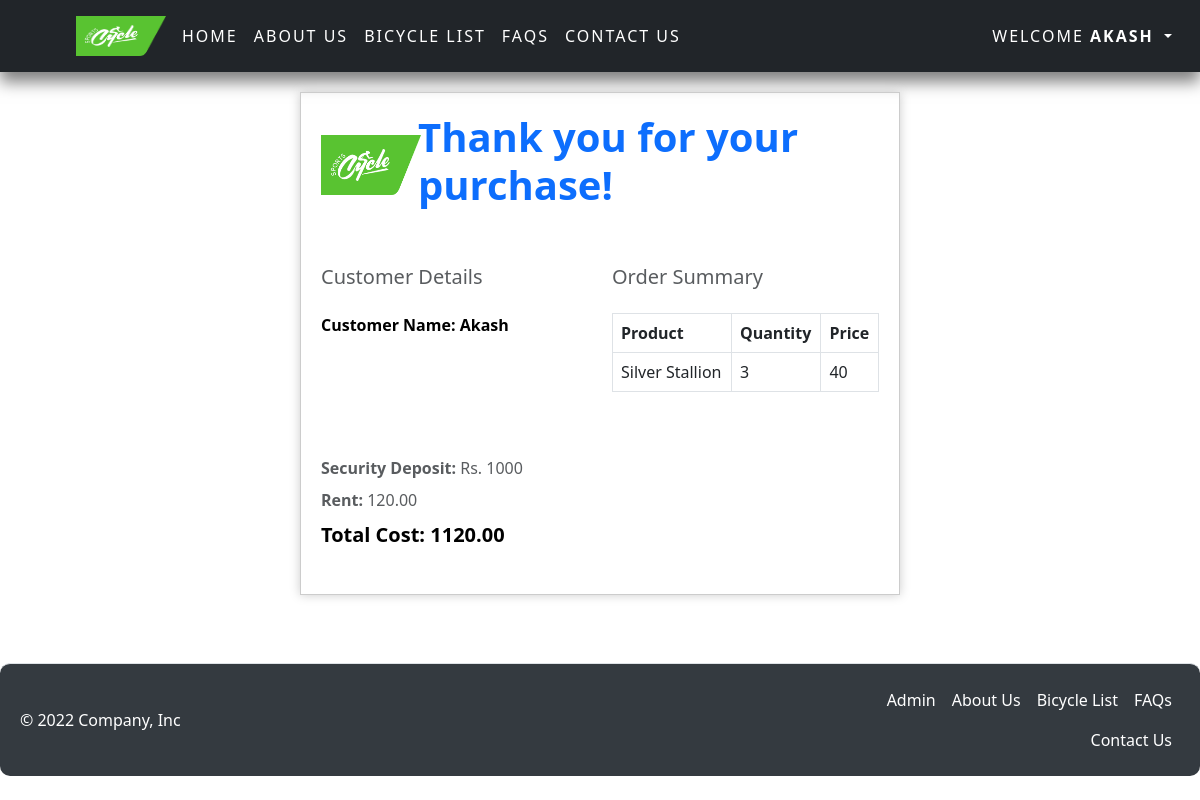
Screenshot of /invoice/ (signed in) with the database file from the repository.
### app1/models.py (models this page shows, shortened)
class CartItem(models.Model):
    cart = models.ForeignKey(Cart, on_delete=models.CASCADE)
    product = models.ForeignKey(Product, on_delete=models.CASCADE)
    quantity = models.PositiveIntegerField(default=1)
    price = models.DecimalField(max_digits=10, decimal_places=2, default=0)
    image = models.ImageField(upload_to='images/', null=True, blank=True)

class Product(models.Model):
    product_id = models.AutoField(primary_key=True)
    slug = models.SlugField(unique=True, null=True, blank=True)
    product_name = models.CharField(max_length=50)
    product_price = models.IntegerField()
    product_quantity = models.IntegerField()
    image = models.ImageField(upload_to="media")

### app1/views.py (the view)
# urls.py: path('invoice/', views.invoice, name='inovice'),
def invoice(request):
    cart_items = CartItem.objects.filter(cart__user=request.user)
    total_price = sum(item.product.product_price *
                      item.quantity for item in cart_items)
    total_price = Decimal(total_price).quantize(Decimal('.01'))
    total_price_security = calculate_total_price(cart_items) + 1000
    context = {
        'total_price': total_price,
        'total_price_security': total_price_security,
        'items': cart_items,
    }
    return render(request, 'invoice.html', context)

### app1/views.py (called while the page is built)
def calculate_total_price(cart_items):
    total_price = sum(item.product.product_price *
                      item.quantity for item in cart_items)
    total_price = Decimal(total_price).quantize(Decimal('.01'))
    return total_price

### templates/invoice.html (shortened to what this page needs)
<head>
 </head>
{% extends 'base.html' %}
{% block content %}
{% load static %}
<link rel="stylesheet" href="{% static 'css/invoice.css' %}">
<section class="pb-4">
  <div class="custom-container">
    <div class="row align-items-center mb-5">
      <div class="col-md-2">
        <img
          src="/media/logo.jpg"
          alt="Logo"
          width="100"
          height="60"
          class="me-2"
        />
      </div>
      <div class="col-md-10">
        <h1 class="fw-bold text-primary">Thank you for your purchase!</h1>
      </div>
    </div>
    <div class="row">
      <div class="col-md-6">
        <h2 class="fs-5 text-muted mb-4">Customer Details</h2>
        <ul class="list-unstyled mb-0">
          <li class="text-black mb-2">
            <b> Customer Name: {{ request.user|title }} </b>
          </li>
        </ul>
      </div>
      <div class="col-md-6">
        <h2 class="fs-5 text-muted mb-4">Order Summary</h2>
        <div class="table-responsive">
          <table class="table table-bordered">
            <thead>
              <tr>
                <th>Product</th>
                <th>Quantity</th>
                <th>Price</th>
              </tr>
            </thead>
            <tbody>
              {% for item in items %}
              <tr>
                <td>{{ item.product.product_name }}</td>
                <td>{{ item.quantity }}</td>
                <td>{{ item.product.product_price }}</td>
              </tr>
              {% endfor %}
            </tbody>
          </table>
        </div>
      </div>
    </div>
    <div class="row mt-5">
      <div class="col-md-6">
        <ul class="list-unstyled">
          <li class="text-muted mb-2"><b>Security Deposit:</b> Rs. 1000</li>
          <li class="text-muted mb-2"><b>Rent:</b> {{ total_price }}</li>
          <li class="text-black mb-2">
            <div class="fs-5 text-black mb-4">
              <b>Total Cost: {{ total_price_security}}</b>
            </div>
          </li>
        </ul>
      </div>
    </div>
  </div>
</section>
{% endblock %}

### templates/header.html (shortened to what this page needs)
{% load static %}
<html lang="en">
  <head>
    <link rel="stylesheet" href="{% static 'css/header.css' %}">
    <link href="https://cdn.jsdelivr.net/npm/bootstrap@5.3.0-alpha1/dist/css/bootstrap.min.css" rel="stylesheet">
<header class="p-3 text-bg-dark animate__animated animate__fadeInDown">
  <div class="container-fluid">
    <div class="d-flex flex-wrap align-items-center justify-content-center justify-content-lg-start">
      <a href="/" class="d-flex align-items-center mb-2 mb-lg-0 text-white text-decoration-none">
        <svg class="bi me-2" width="40" height="32" role="img" aria-label="Bootstrap"><use xlink:href="#bootstrap"></use></svg>
      </a>
<ul class="nav col-12 col-lg-auto me-lg-auto mb-2 justify-content-center mb-md-0">
  <img src="/media/logo.jpg" alt="Logo" width="90" height="40" class="me-2">
  <li><a href="/" class="nav-link px-2 text-bg-white {% if request.path == '/' %}active{% endif %}">Home</a></li>
  <li><a href="/aboutus" class="nav-link px-2 text-bg-white {% if request.path == '/aboutus/' %}active{% endif %}">About Us</a></li>
  <li><a href="/bicyclelist" class="nav-link px-2 text-bg-white {% if request.path == '/bicyclelist/' %}active{% endif %}">Bicycle List</a></li>
  <li><a href="/faqs" class="nav-link px-2 text-bg-white {% if request.path == '/faqs/' %}active{% endif %}">FAQs</a></li>
  <li><a href="/contact" class="nav-link px-2 text-bg-white {% if request.path == '/contact/' %}active{% endif %}">Contact Us</a></li>
</ul>
      <div class="text-end">
        {% if user.is_authenticated %}
        <ul class="navbar-nav ml-auto mb-2 mb-lg-0">
          <li class="nav-item dropdown">
            <a class="nav-link dropdown-toggle" href="#" role="button" data-bs-toggle="dropdown" aria-expanded="false">
              Welcome <b>{{ request.user|upper }}</b>
            </a>
          </li>
        </ul>
        {% else %}
        <a button type="button" class="btn btn-outline-light " href="/login" role="button">Login</a>
        {% endif %}
      </div>
    </div>
  </div>
</header>

### static/css/invoice.css (style rules this page uses)
.custom-container { max-width: 600px; margin: 20 auto; padding: 20px; border: 1px solid #ccc; box-shadow: 0 0 10px #ccc; }

### templates/header.html (style rules this page uses)
header { background-color: #333; box-shadow: 0px 10px 15px rgba(0, 0, 0, 0.5); }
header a.nav-link { letter-spacing: 2px; text-transform: uppercase; }
.nav-link { color: white; }

### rows the page displays
CartItem: product.product_name "Silver Stallion", quantity "3", product.product_price "40"

### other values shown
{{ request.user|upper }} "AKASH"
{{ request.user|title }} "Akash"
{{ total_price }} "120.00"
{{ total_price_security }} "1120.00"
